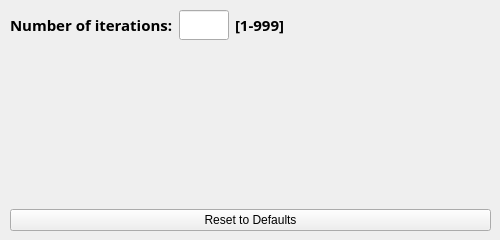
       <widget class="QWidget" name="erodeTab_5">
        <attribute name="title">
         <string>Erode</string>
        </attribute>
        <widget class="QWidget" name="layoutWidget4_5">
         <property name="geometry">
          <rect>
           <x>10</x>
           <y>10</y>
           <width>481</width>
           <height>221</height>
          </rect>
         </property>
         <layout class="QVBoxLayout" name="verticalLayout_47">
          <item>
           <layout class="QHBoxLayout" name="horizontalLayout_54">
            <item>
             <widget class="QLabel" name="label_76">
              <property name="minimumSize">
               <size>
                <width>0</width>
                <height>27</height>
               </size>
              </property>
              <property name="font">
               <font>
                <family>Menlo</family>
                <pointsize>11</pointsize>
                <weight>75</weight>
                <bold>true</bold>
               </font>
              </property>
              <property name="text">
               <string>Number of iterations:</string>
              </property>
             </widget>
            </item>
            <item>
             <widget class="QLineEdit" name="erodeIterationsEdit">
              <property name="sizePolicy">
               <sizepolicy hsizetype="Minimum" vsizetype="Fixed">
                <horstretch>0</horstretch>
                <verstretch>0</verstretch>
               </sizepolicy>
              </property>
              <property name="minimumSize">
               <size>
                <width>50</width>
                <height>27</height>
               </size>
              </property>
              <property name="maximumSize">
               <size>
                <width>50</width>
                <height>16777215</height>
               </size>
              </property>
              <property name="font">
               <font>
                <family>Menlo</family>
                <pointsize>11</pointsize>
               </font>
              </property>
             </widget>
            </item>
            <item>
             <widget class="QLabel" name="label_77">
              <property name="minimumSize">
               <size>
                <width>0</width>
                <height>27</height>
               </size>
              </property>
              <property name="font">
               <font>
                <family>Menlo</family>
                <pointsize>11</pointsize>
                <weight>75</weight>
                <bold>true</bold>
               </font>
              </property>
              <property name="text">
               <string>[1-999]</string>
              </property>
             </widget>
            </item>
            <item>
             <spacer name="horizontalSpacer_5">
              <property name="orientation">
               <enum>Qt::Horizontal</enum>
              </property>
              <property name="sizeHint" stdset="0">
               <size>
                <width>40</width>
                <height>20</height>
               </size>
              </property>
             </spacer>
            </item>
           </layout>
          </item>
          <item>
           <spacer name="verticalSpacer_33">
            <property name="orientation">
             <enum>Qt::Vertical</enum>
            </property>
            <property name="sizeHint" stdset="0">
             <size>
              <width>20</width>
              <height>40</height>
             </size>
            </property>
           </spacer>
          </item>
          <item>
           <widget class="QPushButton" name="resetErodeToDefaultsButton">
            <property name="text">
             <string>Reset to Defaults</string>
            </property>
           </widget>
          </item>
         </layout>
        </widget>
       </widget>
